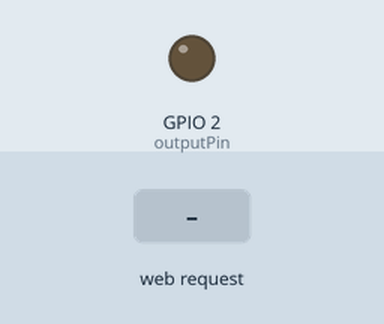
Bench run of a sketch on a simulated ESP32. On the bench: output pins drawn as LEDs (lit = HIGH). The inputs (shaded band) are chosen by the test bench. WiFi joins after 1.5 s; servers stay silent unless stated; what the sketch prints to the serial monitor is not drawn.

Above: at 2.7 s.
2.8 s: HTTP request GET /H received
At 3.7 s:
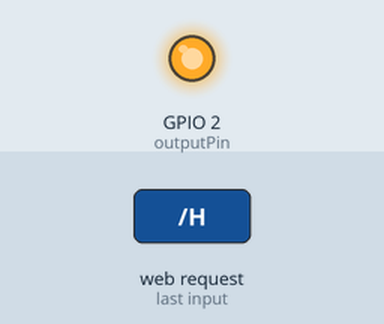
4.3 s: HTTP request GET /L received
At 4.9 s:
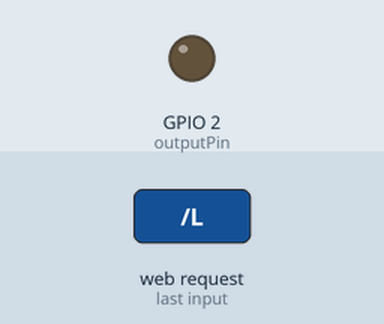
Timing chart, 0 to 7.3 s (numbered marks = the images above; inputs shaded):
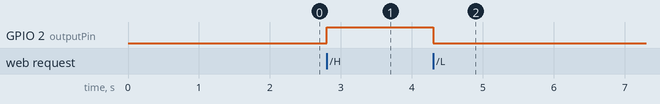

The sketch:

Nodemcu-32.ino
```cpp
#include <WiFi.h>

const char* ssid     = "Wifi_Name";
const char* password = "Wifi_Password";

WiFiServer server(80);
const int outputPin = 2;

void setup() {
    Serial.begin(115200);
    pinMode(outputPin, OUTPUT);

    delay(10);

    Serial.println();
    Serial.println();
    Serial.print("Connecting to ");
    Serial.println(ssid);

    WiFi.begin(ssid, password);

    while (WiFi.status() != WL_CONNECTED) {
        delay(500);
        Serial.print(".");
    }

    Serial.println("");
    Serial.println("WiFi connected.");
    Serial.println("IP address: ");
    Serial.println(WiFi.localIP());

    server.begin();
}

void loop() {
    WiFiClient client = server.available();

    if (client) {
        Serial.println("New Client.");
        String currentLine = "";
        while (client.connected()) {
            if (client.available()) {
                char c = client.read();
                Serial.write(c);
                if (c == '\n') {
                    if (currentLine.length() == 0) {
                        client.println("HTTP/1.1 200 OK");
                        client.println("Content-type:text/html");
                        client.println();

                        client.println("<!DOCTYPE html>");
                        client.println("<html>");
                        client.println("<head>");
                        client.println("<meta name=\"viewport\" content=\"width=device-width, initial-scale=1\">");
                        client.println("<style>");
                        client.println("body { display: flex; justify-content: center; align-items: center; gap: 1rem; height: 100vh; margin: 0; }");
                        client.println(".button { padding: 15px 30px; font-size: 18px; text-align: center; text-decoration: none; display: inline-block; border-radius: 8px; color: #fff; }");
                        client.println("</style>");
                        client.println("</head>");
                        client.println("<body>");

                        // the content of the HTML body:
                        client.println("<a style=\"background-color: #34db5e\" href=\"/H\" class=\"button\">Unlock</a><br>");
                        client.println("<a style=\"background-color: #e84138\" href=\"/L\" class=\"button\">Lock</a><br>");

                        client.println("</body>");
                        client.println("</html>");

                        client.println();
                        break;
                    } else {
                        currentLine = "";
                    }
                } else if (c != '\r') {
                    currentLine += c;
                }

                if (currentLine.endsWith("GET /H")) {
                    digitalWrite(outputPin, HIGH);
                }
                if (currentLine.endsWith("GET /L")) {
                    digitalWrite(outputPin, LOW);
                }
            }
        }
        client.stop();
        Serial.println("Client Disconnected.");
    }
}
```

Measured:
- after the input at 2.8 s, GPIO 2 (outputPin): LOW → HIGH at once
- after the input at 4.3 s, GPIO 2 (outputPin): HIGH → LOW at once
